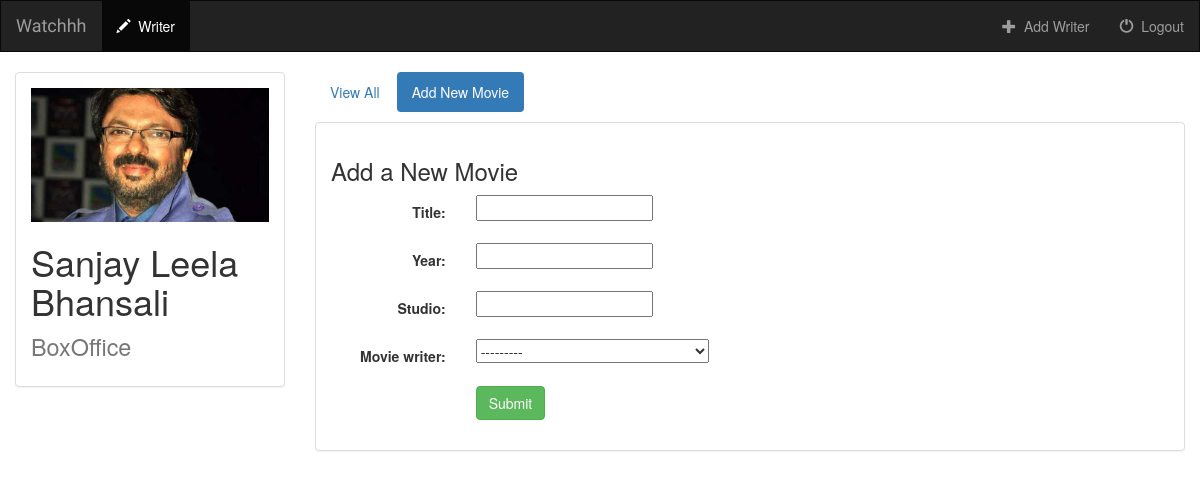
Screenshot of /tvseries/16/create_movie/ with the database file from the repository.
### tvseries/models.py (models this page shows)
class Writer(models.Model):
	user = models.ForeignKey(User, default=1)
	Writer = models.CharField(max_length=25)
	Bday = models.DateField('D.O.B')
	Literacy_agency = models.CharField(max_length=25)
	Writer_pic = models.FileField()
	def __str__(self):
		return self.Writer+' - ' + self.Literacy_agency

### tvseries/views.py (the view, shortened to what this page needs)
# urls.py: url(r'^(?P<writer_id>[0-9]+)/create_movie/$', views.create_movie, name='create_movie'),
def create_movie(request, writer_id):
    form = MovieForm(request.POST or None, request.FILES or None)
    writer = get_object_or_404(Writer, pk=writer_id)
    context = {
        'writer': writer,
        'form': form,
    }
    return render(request, 'tvseries/create_movie.html', context)

### tvseries/forms.py
class MovieForm(forms.ModelForm):
    class Meta:
        model = Movie
        fields = ['Title','Year','Studio','Movie_writer']

### tvseries/templates/tvseries/create_movie.html (shortened to what this page needs)
{% extends 'tvseries/base.html' %}
{% block writers_active %}active{% endblock %}
{% block body %}
<div class="container-fluid">
    <div class="row">
        <div class="col-sm-4 col-md-3">
            <div class="panel panel-default">
                <div class="panel-body">
                        <a href="{% url 'tvseries:detail' writer.id %}">
                            {% if writer.Writer_pic %}
                                <img src="{{ writer.Writer_pic.url }}" class="img-responsive">
                            {% else %}
                                <h3>No image to display</h3>
                            {% endif %}
                        </a>
                    <h1>{{ writer.Writer }} <small>{{ writer.Literacy_agency }}</small></h1>
                </div>
            </div>
        </div>
        <div class="col-sm-8 col-md-9">
            <ul class="nav nav-pills" style="margin-bottom: 10px;">
                <li role="presentation"><a href="{% url 'tvseries:detail' writer.id %}">View All</a></li>
                <li role="presentation" class="active"><a href="{% url 'tvseries:create_movie' writer.id %}">Add New Movie</a></li>
            </ul>
            <div class="panel panel-default">
                <div class="panel-body">
                    <h3>Add a New Movie</h3>
                    <form class="form-horizontal" role="form" action="" method="post" enctype="multipart/form-data">
                        {% include 'tvseries/form-template.html' %}
                        <div class="form-group">
                            <div class="col-sm-offset-2 col-sm-10">
                                <button type="submit" class="btn btn-success">Submit</button>
                            </div>
                        </div>
                    </form>
                </div>
            </div>
        </div>
    </div>
</div>
{% endblock %}

### tvseries/static/tvseries/style.css (style rules this page uses)
body { background: white url("images/bgpic.jpg"); }

### rows the page displays
Writer: Writer_pic (picture), Writer "Sanjay Leela Bhansali", Literacy_agency "BoxOffice"

### other values shown
{{ field.label_tag }} "Title:" "Year:" "Studio:" "Movie writer:"
